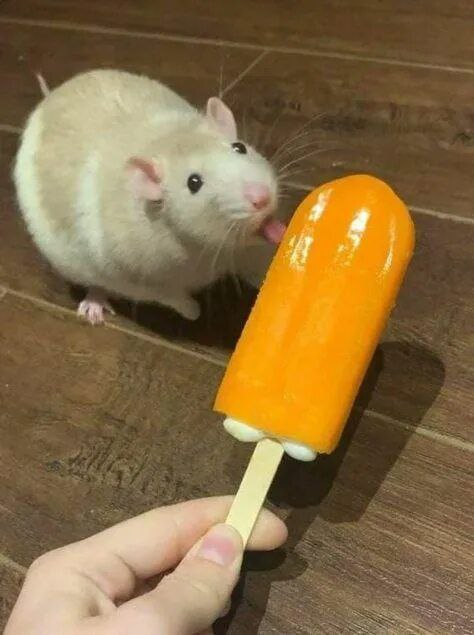
%> input picture lab-3/rat2.jpg, 474 x 635 px
$ octave lab3_contrast.m   (GNU Octave 9; MATLAB toolbox functions it lacks are replaced by stand-ins)
%> lines starting %> are read from the running program, lines starting %| are printed output that depends on the picture
rat=rgb2gray(imread('rat2.jpg'));
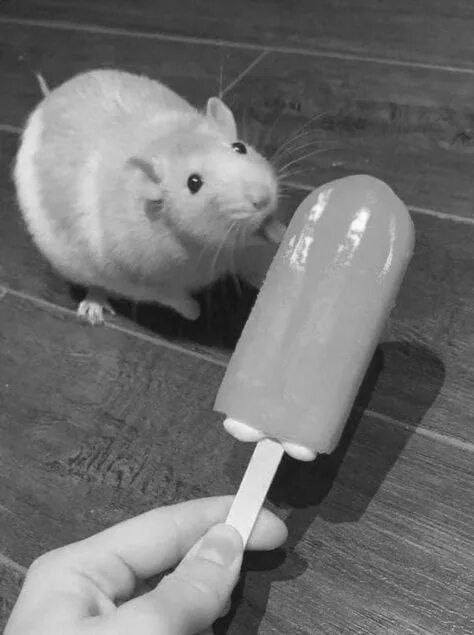
%> rat: size 635x474 uint8; min 14, max 252, mean 112.1

rat=im2double(rat);
%> rat: size 635x474 double
rat_min=min(rat(:));
%> rat_min = 0.0549
rat_max=max(rat(:));
%> rat_max = 0.988
limit_new_min=0;
limit_new_max=1;
rat_new=(rat-rat_min)/(rat_max-rat_min)*(limit_new_max-limit_new_min)+limit_new_min;

subplot(2, 2, 1);
imshow(rat);
title('original');
subplot(2, 2, 2);
imhist(rat);

subplot(2, 2, 3);
imshow(rat_new);
title('contrast');
subplot(2, 2, 4);
imhist(rat_new);
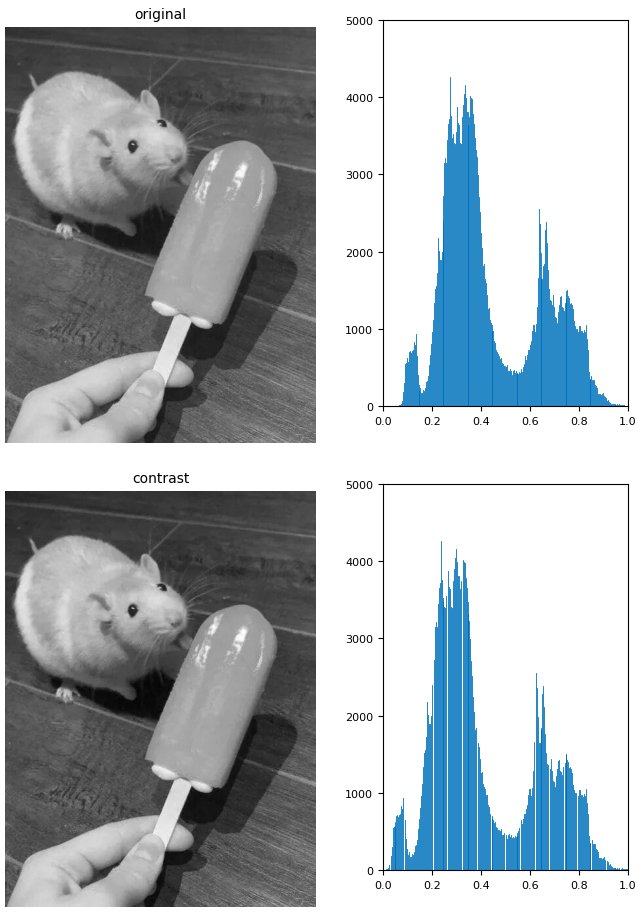
%> figure redrawn from the program's plot data, 4 panels

$ run again, with lab-3/rat1.jpg copied over lab-3/rat2.jpg
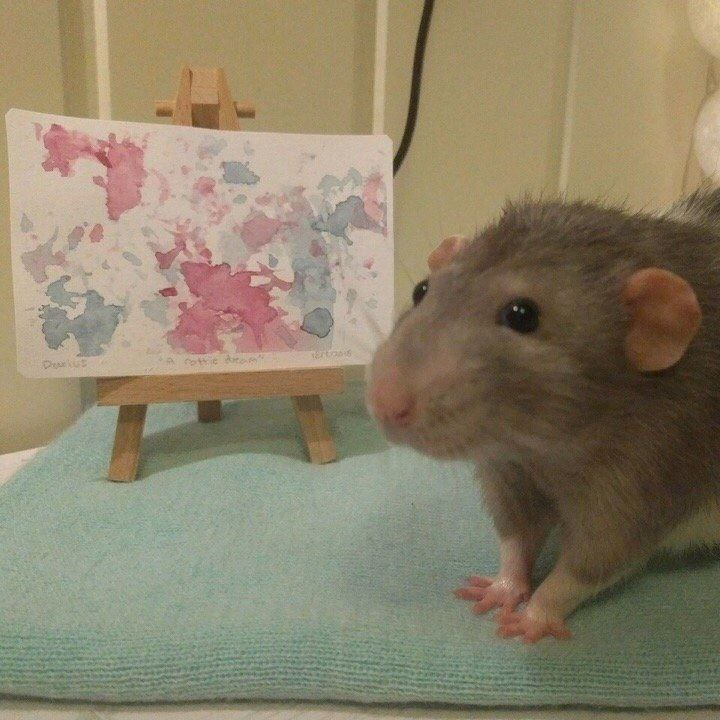
%> input picture lab-3/rat1.jpg, 720 x 720 px
%> `rat=rgb2gray(imread('rat2.jpg'));`:
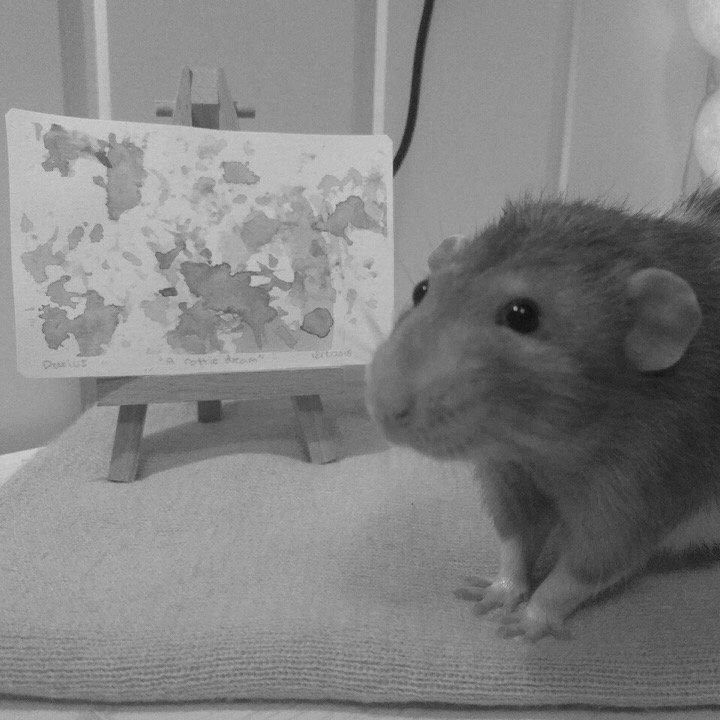
%> rat: size 720x720 uint8; min 5, max 216, mean 129.9
%> rat_min = 0.0196
%> rat_max = 0.847
%> `imhist(rat_new);`:
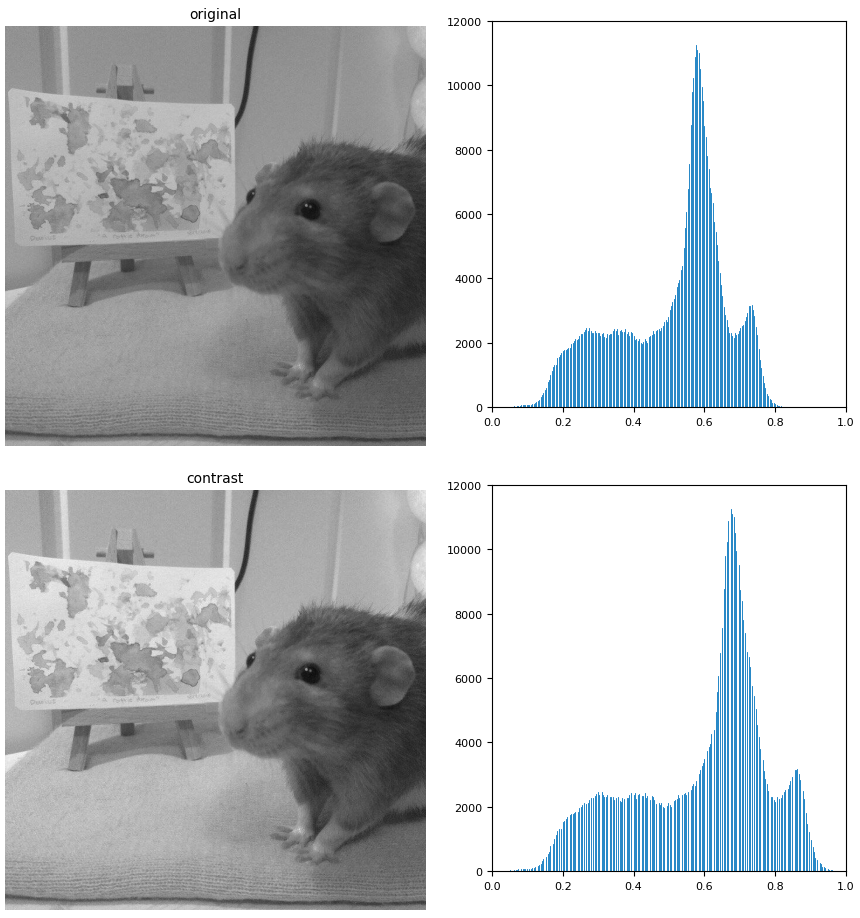
%> figure redrawn from the program's plot data, 4 panels
